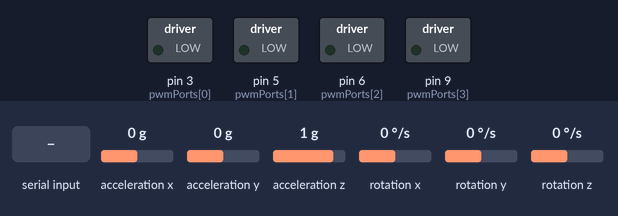
This sketch was run on a simulated Arduino Uno, built with avr-gcc and run on an emulated ATmega328P. On the bench: switched loads named in the sketch (green lamp = pin HIGH). Dashed ring = blinking. The inputs (shaded band) are chosen by the test bench; at power-on: acceleration x 0 g, acceleration y 0 g, acceleration z 1 g, rotation x 0 °/s, rotation y 0 °/s, rotation z 0 °/s. What the sketch prints to the serial monitor is not drawn.

Above: at 1.2 s.
1.3 s: "30,150\n" received over Serial
At 1.58 s:
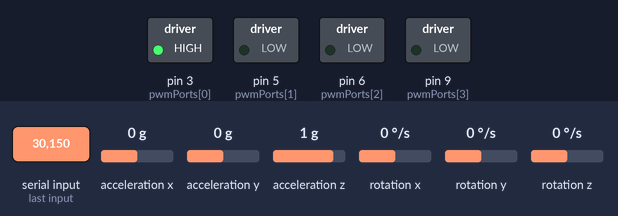
4.3 s: "200\n" received over Serial
At 6.3 s:
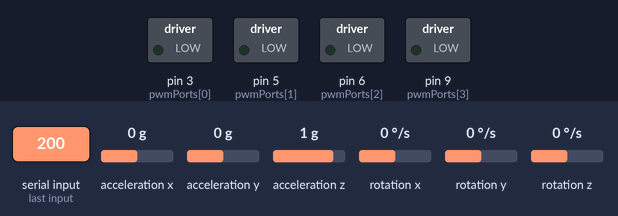
Timing chart, 0 to 7.8 s (numbered marks = the images above; inputs shaded):
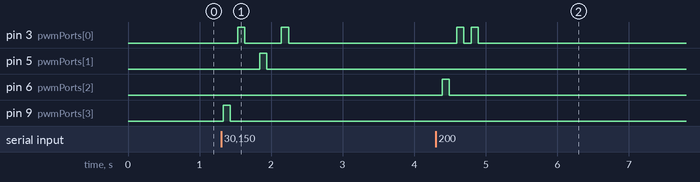

Measured:
- after the input at 1.3 s, pin 3 (pwmPorts[0]): alternates HIGH for 0.10 s and LOW for 0.51 s, 4 changes in all, then stays LOW, starting after 0.23 s; pin 5 (pwmPorts[1]): LOW → HIGH after 0.54 s, → LOW 0.10 s later; pin 9 (pwmPorts[3]): LOW → HIGH at once, → LOW 0.10 s later
- after the input at 4.3 s, pin 3 (pwmPorts[0]): alternates HIGH for 0.10 s and LOW for 0.10 s, 4 changes in all, then stays LOW, starting after 0.30 s; pin 6 (pwmPorts[2]): LOW → HIGH after 0.09 s, → LOW 0.10 s later

The sketch:

ControllerCode.ino
```cpp
// (licence header left out)
// The wire library is used for I2C communication (for the MPU6050)
#include <Wire.h>

// This MPU6050 library was created by GitHub user jarzebski
// https://github.com/jarzebski/Arduino-MPU6050
#include <MPU6050.h>

MPU6050 mpu;

// Creating an array and initialising all PWM ports
// that the motors are using to it
int pwmPorts[] = {3, 5, 6, 9};

// String & Integer that will be used for Input from the user
int userInput;
String userString;

// Integer that will be used for delay (in milliseconds)
int amountOfDelay = 100;

// Vector value that is used to get Normalised Values from the MPU6050
Vector normalValue;


void setup() {
  // Setting the Serial to baud rate of 115200
  Serial.begin(115200);

  // For loop to create 4 pinModes
  // (One for every PWM Port)
  for(int i = 0; i < sizeof(pwmPorts); i++)
  {
    pinMode(pwmPorts[i], OUTPUT);
  }

  // MPU6050.begin is a bool function
  // This while loop checks to see if there is an MPU6050 for the library to use
  // But also resets all ots calibrated and threshold values
  // Once all tasks are done, the bool is returned as true
  while(!mpu.begin(MPU6050_SCALE_2000DPS, MPU6050_RANGE_2G))
  {
      Serial.println("Could not find a valid MPU6050 sensor, check wiring!");
      delay(500);
  }
}

void loop()
{
  if(Serial.available() > 0)
  {
    // Sets userString to any value typed into the serial monitor
    userString = Serial.read();

    userInput = userString.toInt();

    // Simple for loop, looping pwmPorts[]
    // To check if userInput is equal to x
    for(int x = 0; x < 4; x++)
    {
      if(x + 48 == userInput){
        // Run this function passing the value of x
        RunMotor(x);
      }
    }

  }

  // Using the Vector to normalise the values
  // This function firstly reads all Raw Data from the MPU6050
  // And sets all Axis to: (X, Y or Z) * MPU6050_RANGE_2G (which is .000061f) * 9.8xxxf
  normalValue = mpu.readNormalizeAccel();

  // Calculates pitch & roll values using the normalised values and trig (Arc Tangents)
  int pitch = -(atan2(normalValue.XAxis, sqrt(normalValue.YAxis * normalValue.YAxis + normalValue.ZAxis * normalValue.ZAxis)) * 180.0) / M_PI;
  int roll = (atan2(normalValue.YAxis, normalValue.ZAxis) * 180.0) / M_PI;

  // Printing pitch & roll values to serial monitor
  // This is so Unity can read these values
  Serial.print(pitch);
  Serial.print("o");
  Serial.println(roll);

  delay(amountOfDelay);

}

// RunMotor function
void RunMotor(int x){
  // Serial.print("motor running");

  // Runs the specific pwmPort in the array
  digitalWrite(pwmPorts[x], HIGH);
  delay(amountOfDelay);
  digitalWrite(pwmPorts[x], LOW);
  }
```
